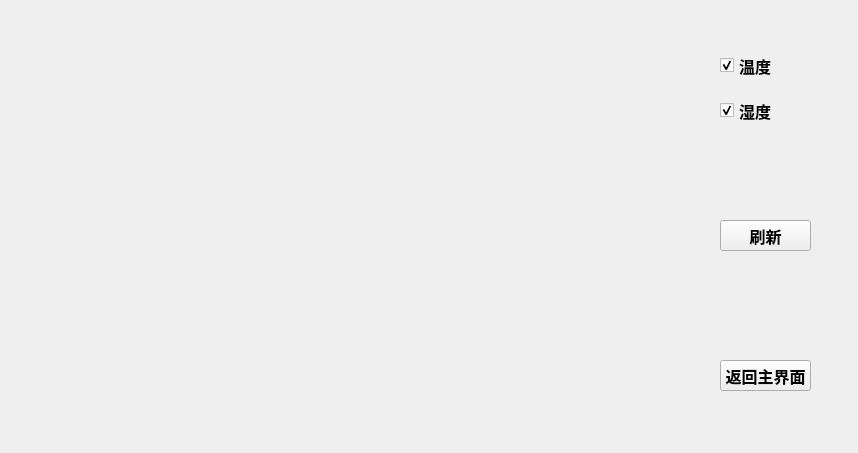
<?xml version="1.0" encoding="UTF-8"?>
<ui version="4.0">
 <class>Subwidget</class>
 <widget class="QWidget" name="Subwidget">
  <property name="geometry">
   <rect>
    <x>0</x>
    <y>0</y>
    <width>858</width>
    <height>453</height>
   </rect>
  </property>
  <property name="windowTitle">
   <string>历史记录曲线</string>
  </property>
  <widget class="QChartView" name="widget" native="true">
   <property name="geometry">
    <rect>
     <x>110</x>
     <y>60</y>
     <width>571</width>
     <height>331</height>
    </rect>
   </property>
  </widget>
  <widget class="QCheckBox" name="checkBox">
   <property name="geometry">
    <rect>
     <x>720</x>
     <y>50</y>
     <width>71</width>
     <height>31</height>
    </rect>
   </property>
   <property name="font">
    <font>
     <family>Agency FB</family>
     <pointsize>12</pointsize>
     <weight>75</weight>
     <bold>true</bold>
    </font>
   </property>
   <property name="text">
    <string>温度</string>
   </property>
   <property name="checked">
    <bool>true</bool>
   </property>
  </widget>
  <widget class="QCheckBox" name="checkBox_2">
   <property name="geometry">
    <rect>
     <x>720</x>
     <y>100</y>
     <width>71</width>
     <height>21</height>
    </rect>
   </property>
   <property name="font">
    <font>
     <family>Agency FB</family>
     <pointsize>12</pointsize>
     <weight>75</weight>
     <bold>true</bold>
    </font>
   </property>
   <property name="text">
    <string>湿度</string>
   </property>
   <property name="checked">
    <bool>true</bool>
   </property>
  </widget>
  <widget class="QPushButton" name="pushButton">
   <property name="geometry">
    <rect>
     <x>720</x>
     <y>360</y>
     <width>91</width>
     <height>31</height>
    </rect>
   </property>
   <property name="font">
    <font>
     <family>Agency FB</family>
     <pointsize>12</pointsize>
     <weight>75</weight>
     <bold>true</bold>
    </font>
   </property>
   <property name="text">
    <string>返回主界面</string>
   </property>
  </widget>
  <widget class="QPushButton" name="pushButton_2">
   <property name="geometry">
    <rect>
     <x>720</x>
     <y>220</y>
     <width>91</width>
     <height>31</height>
    </rect>
   </property>
   <property name="font">
    <font>
     <family>Agency FB</family>
     <pointsize>12</pointsize>
     <weight>75</weight>
     <bold>true</bold>
    </font>
   </property>
   <property name="text">
    <string>刷新</string>
   </property>
  </widget>
 </widget>
 <customwidgets>
  <customwidget>
   <class>QChartView</class>
   <extends>QWidget</extends>
   <header>qchartview.h</header>
   <container>1</container>
  </customwidget>
 </customwidgets>
 <resources/>
 <connections/>
</ui>
